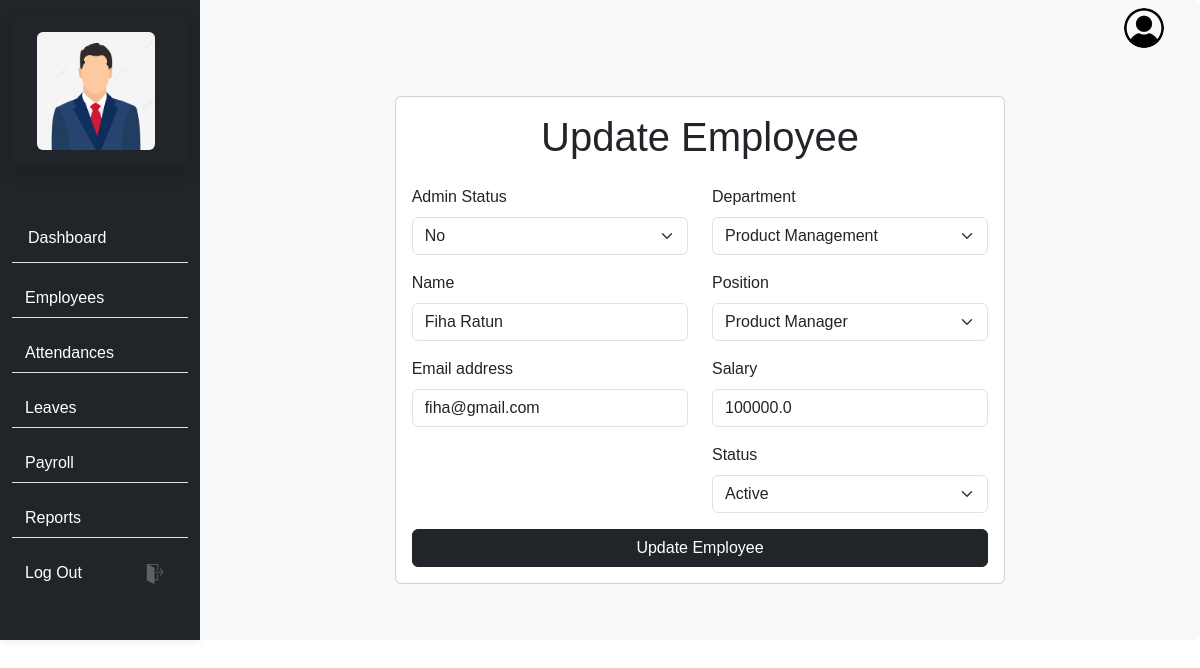
Page /admin/update_employee/3 on the committed database.
### app/database/models.py (models this page shows, shortened)
class Employee(db.Model):
    id = db.Column(db.Integer, primary_key=True)
    name = db.Column(db.String(100), nullable=False)
    email = db.Column(db.String(100), nullable=True)
    password = db.Column(db.String(100), nullable=False)
    position = db.Column(db.String(100), nullable=False)
    department = db.Column(db.String(100), nullable=False)
    joining_date = db.Column(db.Date, nullable=False, default=datetime.utcnow().date())
    salary = db.Column(db.Float, nullable=False)
    status = db.Column(db.String(20), nullable=False)
    is_admin = db.Column(db.Boolean, nullable=False, default=False)
    attendance = db.relationship('Attendance', backref='employee', lazy=True)
    leaves = db.relationship('Leave', backref='employee', lazy=True)
    salary_details = db.relationship('Salary', backref='employee', lazy=True)

### app/routes/main.py (the view, shortened to what this page needs)
@main_bp.route('/admin/update_employee/<int:id>', methods=['GET', 'POST'])
def updateEmployee(id):
    employee = Employee.query.get_or_404(id)
    user_dict = session.get('user_dict')
    return render_template('Admin_updateEmployee.html', employee=employee, user=user_dict)

### app/templates/Admin_updateEmployee.html (shortened to what this page needs)
{% extends 'Admin.html' %}
{% block main %}
<div class="container mt-5">
  <div class="row">
    <div class="col-md-8 offset-md-2">
      <div class="card">
        <div class="card-body">
          <h1 class="card-title text-center mb-4">Update Employee</h1>
          <form method="POST" action="{{ url_for('main_bp.updateEmployee', id=employee.id) }}">
            <div class="row">
              <div class="col-md-6">
                <div class="mb-3">
                  <label for="isAdmin" class="form-label">Admin Status</label>
                  <select class="form-select" id="isAdmin" name="isAdmin" required>
                    <option value="0" {% if not employee.is_admin %} selected {% endif %}>No</option>
                  </select>
                </div>
                <div class="mb-3">
                  <label for="name" class="form-label">Name</label>
                  <input type="text" class="form-control" id="name" name="name" placeholder="Enter employee name" required value="{{ employee.name }}">
                </div>
                <div class="mb-3">
                  <label for="email" class="form-label">Email address</label>
                  <input type="email" class="form-control" id="email" name="email" placeholder="name@example.com" required value="{{ employee.email }}">
                </div>
              </div>
              <div class="col-md-6">
                <div class="mb-3">
                  <label for="department" class="form-label">Department</label>
                  <select class="form-select" id="department" name="department" required>
                    <option value="Product Management" {% if employee.department == 'Product Management' %} selected {% endif %}>Product Management</option>
                  </select>
                </div>
                <div class="mb-3">
                  <label for="position" class="form-label">Position</label>
                  <select class="form-select" id="position" name="position" required>
                    <option value="Product Manager" {% if employee.position == 'Product Manager' %} selected {% endif %}>Product Manager</option>
                  </select>
                </div>
                <div class="mb-3">
                  <label for="salary" class="form-label">Salary</label>
                  <input type="text" class="form-control" id="salary" name="salary" placeholder="Enter employee salary" required value="{{ employee.salary }}">
                </div>
                <div class="mb-3">
                  <label for="status" class="form-label">Status</label>
                  <select class="form-select" id="status" name="status" required>
                    <option value="Active" {% if employee.status == "Active" %} selected {% endif %}>Active</option>
                  </select>
                </div>
              </div>
            </div>
            <div class="d-grid">
              <button type="submit" class="btn btn-dark">Update Employee</button>
            </div>
          </form>
        </div>
      </div>
    </div>
  </div>
</div>
{% endblock %}

### app/templates/base.html (style rules this page uses)
body { font-family: Arial, sans-serif; }

### rows in the picture
Employee: isAdmin "No", name "Fiha Ratun", email "fiha@gmail.com", department "Product Management", position "Product Manager", salary "100000.0", status "Active"
